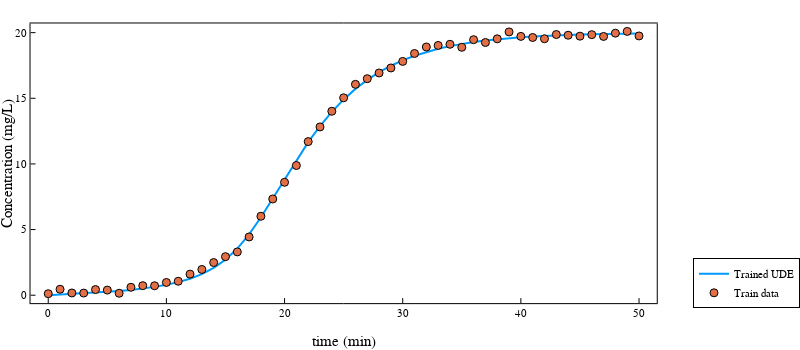

Notebook source saved alongside this figure:
### Code cell
Cin = 20
plot(sol_ude.t, predict(res1.u, 1), label = "Trained UDE", size = (800, 350))
scatter!(train_data[:, 1], train_data[:, 2], xlabel = "time (min)", 
    ylabel = "Concentration (mg/L)", label = "Train data",
legend=:outerbottomright)

### Figure 1 — Plotly figure (JSON) as saved in the notebook; plotly's stock layout.template omitted (floating-point values rounded to 4 significant figures)
{"data": [{"colorbar": {"len": 0.9021, "title": "", "x": 0.9951, "y": 0.5377}, "legendgroup": "Trained UDE", "line": {"color": "rgba(0, 154, 250, 1.000)", "dash": "solid", "shape": "linear", "width": 2}, "mode": "lines", "name": "Trained UDE", "showlegend": true, "type": "scatter", "x": [0, 1, 2, 3, 4, 5, 6, 7, 8, 9, 10, 11, 12, 13, 14, 15, 16, 17, 18, 19, 20, 21, 22, 23, 24, 25, 26, 27, 28, 29, 30, 31, 32, 33, 34, 35, 36, 37, 38, 39, 40, 41, 42, 43, 44, 45, 46, 47, 48, 49, 50], "xaxis": "x", "y": [0, 0.04822, 0.08826, 0.134, 0.1867, 0.248, 0.3201, 0.4059, 0.5095, 0.6365, 0.7953, 0.997, 1.26, 1.608, 2.076, 2.711, 3.558, 4.641, 5.935, 7.373, 8.857, 10.31, 11.66, 12.89, 13.97, 14.91, 15.72, 16.4, 16.99, 17.48, 17.89, 18.24, 18.53, 18.77, 18.97, 19.14, 19.29, 19.4, 19.5, 19.59, 19.65, 19.71, 19.76, 19.8, 19.83, 19.86, 19.88, 19.9, 19.92, 19.93, 19.94], "yaxis": "y"}, {"colorbar": {"len": 0.9021, "title": "", "x": 0.9951, "y": 0.5377}, "legendgroup": "Train data", "marker": {"color": "rgba(227, 111, 71, 1.000)", "line": {"color": "rgba(0, 0, 0, 1.000)", "width": 1}, "size": 8, "symbol": "circle"}, "mode": "markers", "name": "Train data", "showlegend": true, "type": "scatter", "x": [0, 1, 2, 3, 4, 5, 6, 7, 8, 9, 10, 11, 12, 13, 14, 15, 16, 17, 18, 19, 20, 21, 22, 23, 24, 25, 26, 27, 28, 29, 30, 31, 32, 33, 34, 35, 36, 37, 38, 39, 40, 41, 42, 43, 44, 45, 46, 47, 48, 49, 50], "xaxis": "x", "y": [0.1149, 0.4536, 0.1717, 0.1643, 0.4308, 0.3904, 0.1498, 0.605, 0.7288, 0.7208, 0.9726, 1.065, 1.606, 1.962, 2.488, 2.937, 3.3, 4.44, 6.015, 7.332, 8.601, 9.88, 11.7, 12.82, 14.01, 15.04, 16.06, 16.49, 16.93, 17.31, 17.81, 18.41, 18.91, 19.03, 19.11, 18.88, 19.46, 19.25, 19.53, 20.06, 19.71, 19.63, 19.54, 19.86, 19.8, 19.73, 19.85, 19.71, 19.96, 20.09, 19.75], "yaxis": "y"}], "layout": {"annotations": [], "height": 350, "legend": {"bgcolor": "rgba(255, 255, 255, 1.000)", "bordercolor": "rgba(0, 0, 0, 1.000)", "borderwidth": 1, "font": {"color": "rgba(0, 0, 0, 1.000)", "family": "Computer Modern", "size": 11}, "title": {"font": {"color": "rgba(0, 0, 0, 1.000)", "family": "Computer Modern", "size": 15}, "text": ""}, "tracegroupgap": 0, "traceorder": "normal", "x": 1.05, "xanchor": "lower", "y": 0.07, "yanchor": "right"}, "margin": {"b": 20, "l": 0, "r": 0, "t": 20}, "paper_bgcolor": "rgba(255, 255, 255, 1.000)", "plot_bgcolor": "rgba(255, 255, 255, 1.000)", "showlegend": true, "width": 800, "xaxis": {"anchor": "y", "domain": [0.04624, 0.9951], "gridcolor": "rgba(0, 0, 0, 0.100)", "gridwidth": 0.5, "linecolor": "rgba(0, 0, 0, 1.000)", "mirror": true, "range": [-1.5, 51.5], "showgrid": false, "showline": true, "showticklabels": true, "tickangle": 0, "tickcolor": "rgb(0, 0, 0)", "tickfont": {"color": "rgba(0, 0, 0, 1.000)", "family": "Computer Modern", "size": 11}, "tickmode": "array", "ticks": "inside", "ticktext": ["0", "10", "20", "30", "40", "50"], "tickvals": [0, 10, 20, 30, 40, 50], "title": "time (min)", "titlefont": {"color": "rgba(0, 0, 0, 1.000)", "family": "Computer Modern", "size": 15}, "type": "-", "visible": true, "zeroline": false, "zerolinecolor": "rgba(0, 0, 0, 1.000)"}, "yaxis": {"anchor": "x", "domain": [0.08665, 0.9888], "gridcolor": "rgba(0, 0, 0, 0.100)", "gridwidth": 0.5, "linecolor": "rgba(0, 0, 0, 1.000)", "mirror": true, "range": [-0.6028, 20.7], "showgrid": false, "showline": true, "showticklabels": true, "tickangle": 0, "tickcolor": "rgb(0, 0, 0)", "tickfont": {"color": "rgba(0, 0, 0, 1.000)", "family": "Computer Modern", "size": 11}, "tickmode": "array", "ticks": "inside", "ticktext": ["0", "5", "10", "15", "20"], "tickvals": [0, 5, 10, 15, 20], "title": "Concentration (mg/L)", "titlefont": {"color": "rgba(0, 0, 0, 1.000)", "family": "Computer Modern", "size": 15}, "type": "-", "visible": true, "zeroline": false, "zerolinecolor": "rgba(0, 0, 0, 1.000)"}}}
